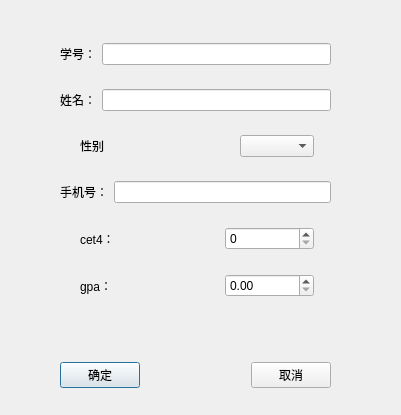
<?xml version="1.0" encoding="UTF-8"?>
<ui version="4.0">
 <class>AddStuInfoDialog</class>
 <widget class="QDialog" name="AddStuInfoDialog">
  <property name="geometry">
   <rect>
    <x>0</x>
    <y>0</y>
    <width>401</width>
    <height>415</height>
   </rect>
  </property>
  <property name="windowTitle">
   <string>Dialog</string>
  </property>
  <widget class="QWidget" name="">
   <property name="geometry">
    <rect>
     <x>60</x>
     <y>360</y>
     <width>271</width>
     <height>30</height>
    </rect>
   </property>
   <layout class="QHBoxLayout" name="horizontalLayout">
    <item>
     <widget class="QPushButton" name="pushButton">
      <property name="text">
       <string>确定</string>
      </property>
     </widget>
    </item>
    <item>
     <spacer name="horizontalSpacer">
      <property name="orientation">
       <enum>Qt::Horizontal</enum>
      </property>
      <property name="sizeHint" stdset="0">
       <size>
        <width>40</width>
        <height>20</height>
       </size>
      </property>
     </spacer>
    </item>
    <item>
     <widget class="QPushButton" name="pushButton_2">
      <property name="text">
       <string>取消</string>
      </property>
     </widget>
    </item>
   </layout>
  </widget>
  <widget class="QWidget" name="">
   <property name="geometry">
    <rect>
     <x>60</x>
     <y>30</y>
     <width>271</width>
     <height>286</height>
    </rect>
   </property>
   <layout class="QVBoxLayout" name="verticalLayout">
    <item>
     <layout class="QHBoxLayout" name="horizontalLayout_2">
      <item>
       <widget class="QLabel" name="label">
        <property name="text">
         <string>学号：</string>
        </property>
       </widget>
      </item>
      <item>
       <widget class="QLineEdit" name="edid"/>
      </item>
     </layout>
    </item>
    <item>
     <spacer name="verticalSpacer">
      <property name="orientation">
       <enum>Qt::Vertical</enum>
      </property>
      <property name="sizeType">
       <enum>QSizePolicy::Maximum</enum>
      </property>
      <property name="sizeHint" stdset="0">
       <size>
        <width>20</width>
        <height>5</height>
       </size>
      </property>
     </spacer>
    </item>
    <item>
     <layout class="QHBoxLayout" name="horizontalLayout_5">
      <item>
       <widget class="QLabel" name="label_2">
        <property name="text">
         <string>姓名：</string>
        </property>
       </widget>
      </item>
      <item>
       <widget class="QLineEdit" name="edname"/>
      </item>
     </layout>
    </item>
    <item>
     <spacer name="verticalSpacer_2">
      <property name="orientation">
       <enum>Qt::Vertical</enum>
      </property>
      <property name="sizeType">
       <enum>QSizePolicy::Maximum</enum>
      </property>
      <property name="sizeHint" stdset="0">
       <size>
        <width>20</width>
        <height>5</height>
       </size>
      </property>
     </spacer>
    </item>
    <item>
     <layout class="QHBoxLayout" name="horizontalLayout_6">
      <item>
       <spacer name="horizontalSpacer_10">
        <property name="orientation">
         <enum>Qt::Horizontal</enum>
        </property>
        <property name="sizeType">
         <enum>QSizePolicy::Maximum</enum>
        </property>
        <property name="sizeHint" stdset="0">
         <size>
          <width>20</width>
          <height>20</height>
         </size>
        </property>
       </spacer>
      </item>
      <item>
       <widget class="QLabel" name="label_3">
        <property name="text">
         <string>性别</string>
        </property>
       </widget>
      </item>
      <item>
       <spacer name="horizontalSpacer_9">
        <property name="orientation">
         <enum>Qt::Horizontal</enum>
        </property>
        <property name="sizeType">
         <enum>QSizePolicy::Maximum</enum>
        </property>
        <property name="sizeHint" stdset="0">
         <size>
          <width>80</width>
          <height>20</height>
         </size>
        </property>
       </spacer>
      </item>
      <item>
       <widget class="QComboBox" name="sexbox"/>
      </item>
      <item>
       <spacer name="horizontalSpacer_11">
        <property name="orientation">
         <enum>Qt::Horizontal</enum>
        </property>
        <property name="sizeType">
         <enum>QSizePolicy::Maximum</enum>
        </property>
        <property name="sizeHint" stdset="0">
         <size>
          <width>17</width>
          <height>21</height>
         </size>
        </property>
       </spacer>
      </item>
     </layout>
    </item>
    <item>
     <spacer name="verticalSpacer_3">
      <property name="orientation">
       <enum>Qt::Vertical</enum>
      </property>
      <property name="sizeType">
       <enum>QSizePolicy::Maximum</enum>
      </property>
      <property name="sizeHint" stdset="0">
       <size>
        <width>20</width>
        <height>5</height>
       </size>
      </property>
     </spacer>
    </item>
    <item>
     <layout class="QHBoxLayout" name="horizontalLayout_3">
      <item>
       <widget class="QLabel" name="label_4">
        <property name="text">
         <string>手机号：</string>
        </property>
       </widget>
      </item>
      <item>
       <widget class="QLineEdit" name="edphone"/>
      </item>
     </layout>
    </item>
    <item>
     <spacer name="verticalSpacer_5">
      <property name="orientation">
       <enum>Qt::Vertical</enum>
      </property>
      <property name="sizeType">
       <enum>QSizePolicy::Maximum</enum>
      </property>
      <property name="sizeHint" stdset="0">
       <size>
        <width>20</width>
        <height>5</height>
       </size>
      </property>
     </spacer>
    </item>
    <item>
     <layout class="QHBoxLayout" name="horizontalLayout_7">
      <item>
       <spacer name="horizontalSpacer_3">
        <property name="orientation">
         <enum>Qt::Horizontal</enum>
        </property>
        <property name="sizeType">
         <enum>QSizePolicy::Maximum</enum>
        </property>
        <property name="sizeHint" stdset="0">
         <size>
          <width>20</width>
          <height>20</height>
         </size>
        </property>
       </spacer>
      </item>
      <item>
       <widget class="QLabel" name="label_6">
        <property name="text">
         <string>cet4：</string>
        </property>
       </widget>
      </item>
      <item>
       <spacer name="horizontalSpacer_4">
        <property name="orientation">
         <enum>Qt::Horizontal</enum>
        </property>
        <property name="sizeType">
         <enum>QSizePolicy::Maximum</enum>
        </property>
        <property name="sizeHint" stdset="0">
         <size>
          <width>50</width>
          <height>20</height>
         </size>
        </property>
       </spacer>
      </item>
      <item>
       <widget class="QSpinBox" name="cet4box"/>
      </item>
      <item>
       <spacer name="horizontalSpacer_6">
        <property name="orientation">
         <enum>Qt::Horizontal</enum>
        </property>
        <property name="sizeType">
         <enum>QSizePolicy::Maximum</enum>
        </property>
        <property name="sizeHint" stdset="0">
         <size>
          <width>17</width>
          <height>21</height>
         </size>
        </property>
       </spacer>
      </item>
     </layout>
    </item>
    <item>
     <spacer name="verticalSpacer_4">
      <property name="orientation">
       <enum>Qt::Vertical</enum>
      </property>
      <property name="sizeType">
       <enum>QSizePolicy::Maximum</enum>
      </property>
      <property name="sizeHint" stdset="0">
       <size>
        <width>20</width>
        <height>5</height>
       </size>
      </property>
     </spacer>
    </item>
    <item>
     <layout class="QHBoxLayout" name="horizontalLayout_8">
      <item>
       <spacer name="horizontalSpacer_5">
        <property name="orientation">
         <enum>Qt::Horizontal</enum>
        </property>
        <property name="sizeType">
         <enum>QSizePolicy::Maximum</enum>
        </property>
        <property name="sizeHint" stdset="0">
         <size>
          <width>20</width>
          <height>20</height>
         </size>
        </property>
       </spacer>
      </item>
      <item>
       <widget class="QLabel" name="label_7">
        <property name="text">
         <string>gpa：</string>
        </property>
       </widget>
      </item>
      <item>
       <spacer name="horizontalSpacer_7">
        <property name="orientation">
         <enum>Qt::Horizontal</enum>
        </property>
        <property name="sizeType">
         <enum>QSizePolicy::Maximum</enum>
        </property>
        <property name="sizeHint" stdset="0">
         <size>
          <width>50</width>
          <height>20</height>
         </size>
        </property>
       </spacer>
      </item>
      <item>
       <widget class="QDoubleSpinBox" name="gpabox"/>
      </item>
      <item>
       <spacer name="horizontalSpacer_8">
        <property name="orientation">
         <enum>Qt::Horizontal</enum>
        </property>
        <property name="sizeType">
         <enum>QSizePolicy::Maximum</enum>
        </property>
        <property name="sizeHint" stdset="0">
         <size>
          <width>17</width>
          <height>21</height>
         </size>
        </property>
       </spacer>
      </item>
     </layout>
    </item>
   </layout>
  </widget>
 </widget>
 <resources/>
 <connections/>
</ui>
